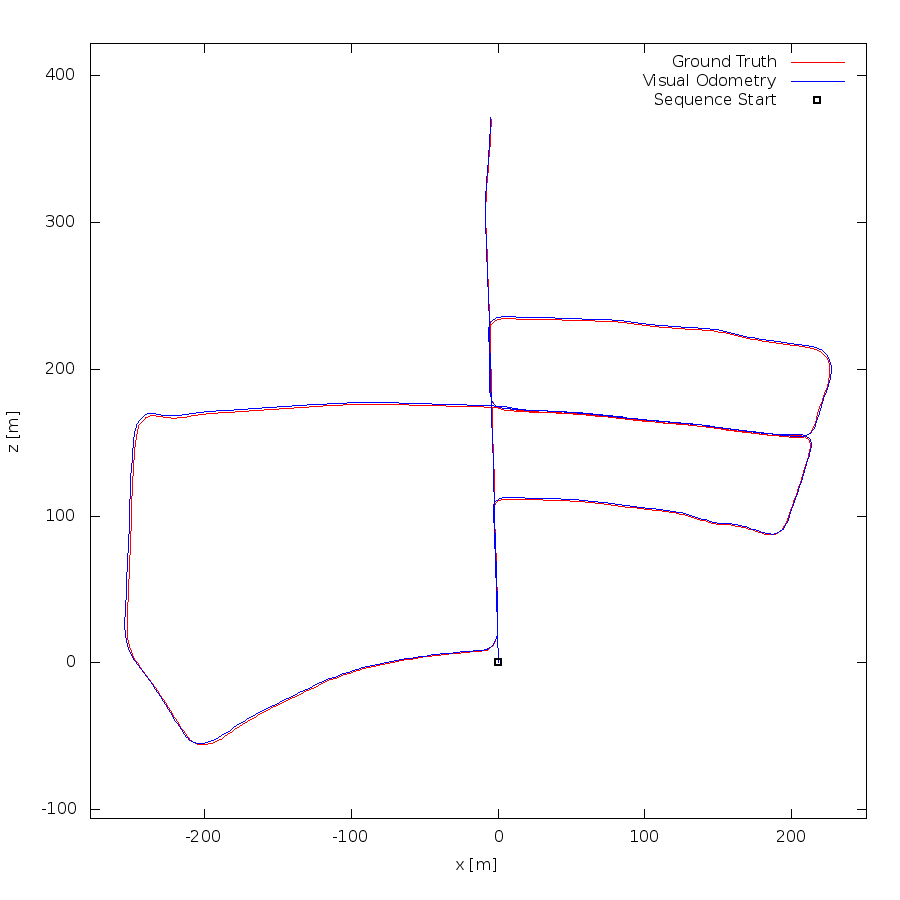

Reproduce this figure in gnuplot.
set term postscript eps enhanced color
set output "05.eps"
set size ratio -1
set xrange [-278:251]
set yrange [-106:422]
set xlabel "x [m]"
set ylabel "z [m]"
plot "05.txt" using 1:2 lc rgb "#FF0000" title 'Ground Truth' w lines,"05.txt" using 3:4 lc rgb "#0000FF" title 'Visual Odometry' w lines,"< head -1 05.txt" using 1:2 lc rgb "#000000" pt 4 ps 1 lw 2 title 'Sequence Start' w points
